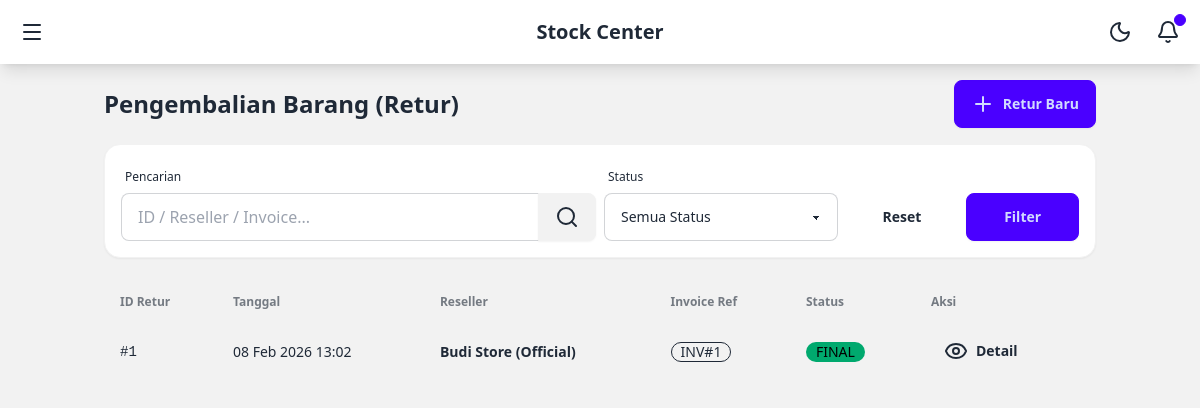
Before: /returns/ (signed in) with the older database file.
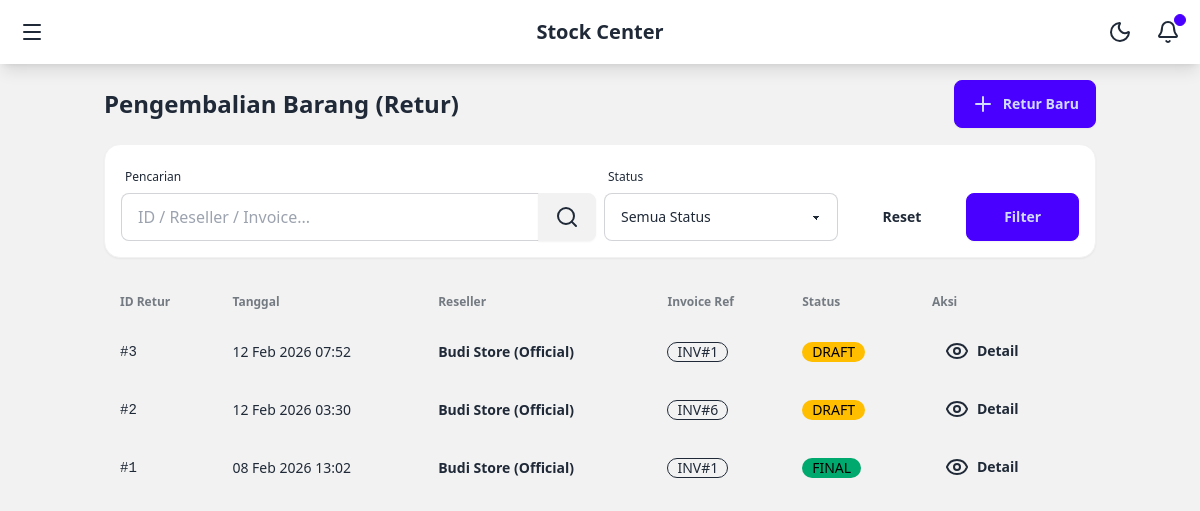
After: the same page with the newer database file.
### core/models.py (models this page shows, shortened)
class ReturnHeader(models.Model):
    STATUS_CHOICES = [
        ('DRAFT', 'Draft'),
        ('FINAL', 'Final'),
    ]
    reseller = models.ForeignKey(Reseller, on_delete=models.CASCADE)
    warehouse = models.ForeignKey(Warehouse, on_delete=models.CASCADE)
    invoice = models.ForeignKey(Invoice, on_delete=models.CASCADE)
    status = models.CharField(max_length=10, choices=STATUS_CHOICES, default='DRAFT')
    created_at = models.DateTimeField(auto_now_add=True)

class Reseller(models.Model):
    user = models.OneToOneField(User, on_delete=models.SET_NULL, null=True, blank=True, related_name='reseller_profile')
    name = models.CharField(max_length=255)
    phone = models.CharField(max_length=20)
    address = models.TextField()
    credit_limit = models.DecimalField(max_digits=12, decimal_places=2, default=0)
    current_balance = models.DecimalField(max_digits=12, decimal_places=2, default=0)

class Invoice(models.Model):
    STATUS_CHOICES = [
        ('UNPAID', 'Unpaid'),
        ('PARTIAL', 'Partially Paid'),
        ('PAID', 'Paid'),
    ]
    reseller = models.ForeignKey(Reseller, on_delete=models.CASCADE)
    transaction = models.ForeignKey(Transaction, on_delete=models.CASCADE)
    total_amount = models.DecimalField(max_digits=12, decimal_places=2)
    paid_amount = models.DecimalField(max_digits=12, decimal_places=2, default=0)
    status = models.CharField(max_length=10, choices=STATUS_CHOICES, default='UNPAID')
    created_at = models.DateTimeField(auto_now_add=True)

### core/views.py (the view)
# urls.py: path('returns/', views.ReturnListView.as_view(), name='return_list'),
@method_decorator(login_required, name='dispatch')
class ReturnListView(ListView):
    model = ReturnHeader
    template_name = 'return/list.html'
    context_object_name = 'returns'
    ordering = ['-created_at']
    paginate_by = 10
    def get_queryset(self):
        queryset = ReturnHeader.objects.all().order_by('-created_at')
        if hasattr(self.request.user, 'reseller_profile'):
            queryset = queryset.filter(reseller=self.request.user.reseller_profile)
        query = self.request.GET.get('q')
        if query:
            queryset = queryset.filter(
                Q(id__icontains=query) |
                Q(reseller__name__icontains=query) |
                Q(invoice__id__icontains=query)
            )
        status = self.request.GET.get('status')
        if status:
            queryset = queryset.filter(status=status)
        return queryset
    def get_context_data(self, **kwargs):
        context = super().get_context_data(**kwargs)
        context['status_choices'] = ReturnHeader.STATUS_CHOICES
        return context

### templates/return/list.html (shortened to what this page needs)
{% extends 'base.html' %}
{% block content %}
<div class="flex flex-col gap-4 mb-6">
    <div class="flex flex-col lg:flex-row justify-between items-start lg:items-center gap-4">
        <h1 class="text-2xl font-bold">Pengembalian Barang (Retur)</h1>
        <a href="{% url 'return_create' %}" class="btn btn-primary w-full lg:w-auto">
            <i data-lucide="plus"></i> Retur Baru
        </a>
    </div>
    <form method="get" class="bg-base-100 p-4 rounded-box shadow-sm border border-base-200">
        <div class="grid grid-cols-1 sm:grid-cols-2 lg:grid-cols-4 gap-2 items-end">
            <div class="form-control lg:col-span-2">
                <label class="label"><span class="label-text-alt">Pencarian</span></label>
                <div class="join w-full">
                    <input type="text" name="q" placeholder="ID / Reseller / Invoice..." class="input input-bordered join-item w-full" value="{{ request.GET.q|default:'' }}">
                    <button class="btn join-item"><i data-lucide="search"></i></button>
                </div>
            </div>
            <div class="form-control">
                <label class="label"><span class="label-text-alt">Status</span></label>
                <select name="status" class="select select-bordered w-full" onchange="this.form.submit()">
                    <option value="">Semua Status</option>
                </select>
            </div>
            <div class="flex gap-2">
                <a href="{% url 'return_list' %}" class="btn btn-ghost flex-1">Reset</a>
                <button type="submit" class="btn btn-primary flex-1">Filter</button>
            </div>
        </div>
    </form>
</div>
<div class="overflow-x-auto">
    <table class="table w-full">
        <thead>
            <tr>
                <th>ID Retur</th>
                <th>Tanggal</th>
                <th>Reseller</th>
                <th>Invoice Ref</th>
                <th>Status</th>
                <th>Aksi</th>
            </tr>
        </thead>
        <tbody>
            {% for retur in returns %}
            <tr class="hover">
                <td class="font-mono">#{{ retur.id }}</td>
                <td>{{ retur.created_at|date:"d M Y H:i" }}</td>
                <td class="font-bold">{{ retur.reseller.name }}</td>
                <td>
                    {% if retur.invoice %}
                        <span class="badge badge-outline">INV#{{ retur.invoice.id }}</span>
                    {% else %}
                        -
                    {% endif %}
                </td>
                <td>
                    {% if retur.status == 'FINAL' %}
                    <span class="badge badge-success">FINAL</span>
                    {% else %}
                    <span class="badge badge-warning">DRAFT</span>
                    {% endif %}
                </td>
                <td>
                    <a href="{% url 'return_detail' retur.pk %}" class="btn btn-sm btn-ghost">
                        <i data-lucide="eye"></i> Detail
                    </a>
                </td>
            </tr>
            {% endfor %}
        </tbody>
    </table>
</div>
{% endblock %}

Changed rows visible on the page:
added ReturnHeader: id "3", created_at "12 Feb 2026 07:52", reseller.name "Budi Store (Official)", invoice.id "1", status "DRAFT"
added ReturnHeader: id "2", created_at "12 Feb 2026 03:30", reseller.name "Budi Store (Official)", invoice.id "6", status "DRAFT"
